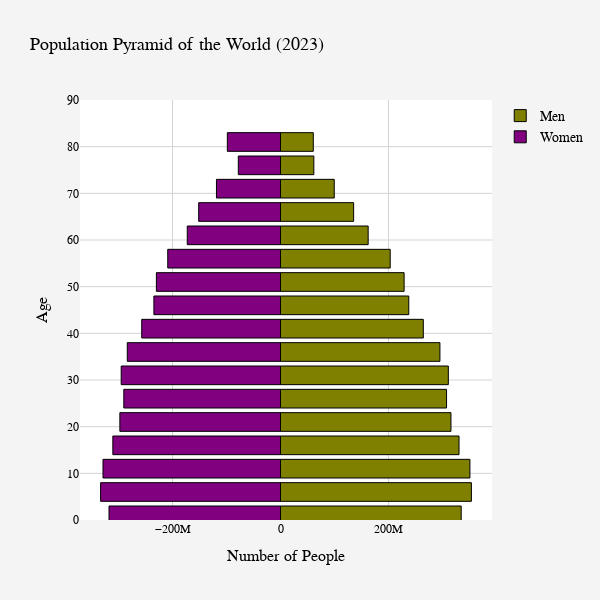

The notebook cell this image was saved under:
### Code cell
# Creating a population pyramid of the world
py.init_notebook_mode(connected=True)

layout = go.Layout(
    title="Population Pyramid of the World (2023)",
    title_font=dict(size=18, color='black'),
    barmode='overlay',
    width=600,
    height=600,
    paper_bgcolor='#f4f4f4',
    plot_bgcolor='#ffffff',
    font=dict(family="Arial, sans-serif", size=14, color="black"),
    xaxis=dict(
        title='Number of People',
        title_font=dict(size=16),
        tickfont=dict(size=12),
        gridcolor='lightgray'
    ),
    yaxis=dict(
        range=[0, 90],
        title='Age',
        title_font=dict(size=16),
        tickfont=dict(size=12),
        gridcolor='lightgray'
    ),
    showlegend=True
)

bins = [go.Bar(x = world.loc[str(2023),:].filter(regex="Male").values,
               y = [int(s[:2])+1 for s in ages],
               orientation='h',
               name='Men',
               marker=dict(color='olive', line=dict(color='black', width=1)),
               hoverinfo='skip'
               ),

        go.Bar(x = -world.loc[str(2023),:].filter(regex="Female").values,
               y=[int(s[:2])+1 for s in ages],
               orientation='h',
               name='Women',
               marker=dict(color='purple', line=dict(color='black', width=1)),
               hoverinfo='skip',
               )
        ]

py.iplot(dict(data=bins, layout=layout))

### Figure 1 — Plotly figure (JSON) as saved in the notebook; plotly's stock layout.template omitted (floating-point values rounded to 4 significant figures)
{"data": [{"hoverinfo": "skip", "marker": {"color": "olive", "line": {"color": "black", "width": 1}}, "name": "Men", "orientation": "h", "type": "bar", "x": [334765288, 353677898, 350908323, 330734289, 315810689, 307639362, 310933348, 295368359, 264576185, 237668148, 229011272, 203254223, 162420898, 135500657, 99573175, 61764493, 60745503], "y": [1, 6, 11, 16, 21, 26, 31, 36, 41, 46, 51, 56, 61, 66, 71, 76, 81]}, {"hoverinfo": "skip", "marker": {"color": "purple", "line": {"color": "black", "width": 1}}, "name": "Women", "orientation": "h", "type": "bar", "x": [-317720103, -333286965, -328854130, -310627065, -297607203, -290279991, -295121795, -283877044, -257096669, -234564251, -229951766, -208886865, -172758277, -151572611, -118632451, -78182123, -98504674], "y": [1, 6, 11, 16, 21, 26, 31, 36, 41, 46, 51, 56, 61, 66, 71, 76, 81]}], "layout": {"barmode": "overlay", "font": {"color": "black", "family": "Arial, sans-serif", "size": 14}, "height": 600, "paper_bgcolor": "#f4f4f4", "plot_bgcolor": "#ffffff", "showlegend": true, "title": {"font": {"color": "black", "size": 18}, "text": "Population Pyramid of the World (2023)"}, "width": 600, "xaxis": {"gridcolor": "lightgray", "tickfont": {"size": 12}, "title": {"font": {"size": 16}, "text": "Number of People"}}, "yaxis": {"gridcolor": "lightgray", "range": [0, 90], "tickfont": {"size": 12}, "title": {"font": {"size": 16}, "text": "Age"}}}}
